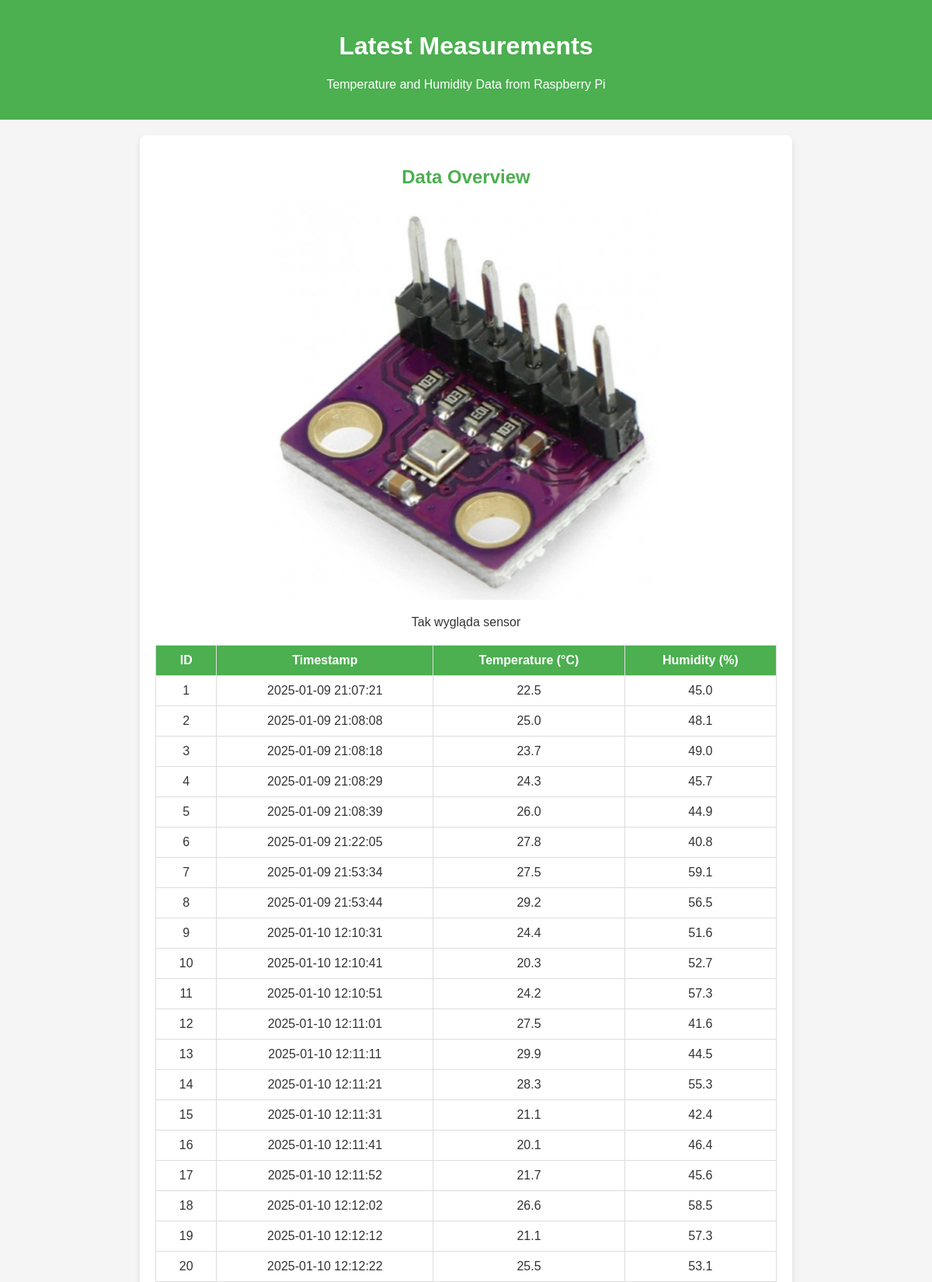
The app's page /history_page (upper part) with its own data.
### tables this page shows
CREATE TABLE weather_control (
            id INTEGER PRIMARY KEY AUTOINCREMENT,
            timestamp DATETIME DEFAULT CURRENT_TIMESTAMP,
            temperature REAL,
            humidity REAL
        );

### app.py (the view)
@app.route('/history_page')
def history_page():
    conn = sqlite3.connect(db_path)
    cursor = conn.cursor()
    cursor.execute("SELECT * FROM weather_control ORDER BY timestamp")
    measurements = cursor.fetchall()
    conn.close()
    return render_template('measurements.html', measurements=measurements)

### templates/measurements.html (shortened to what this page needs)
<!DOCTYPE html>
<html lang="en">
<head>
    <link rel="stylesheet" href="static/css/index.css">
</head>
<body>
    <header>
        <h1 class="welcome-msg">Latest Measurements</h1>
        <p>Temperature and Humidity Data from Raspberry Pi</p>
    </header>
    <div class="container">
        <h2>Data Overview</h2>
        <div class="image-container">
            <img src="static/images/weather.jpg" alt="Weather detector" class="resized-image">
            <p>Tak wygląda sensor</p>
        </div>
        <table>
            <thead>
                <tr>
                    <th>ID</th>
                    <th>Timestamp</th>
                    <th>Temperature (&deg;C)</th>
                    <th>Humidity (%)</th>
                </tr>
            </thead>
            <tbody>
                {% for measurement in measurements %}
                    <tr>
                        <td>{{ measurement[0] }}</td>
                        <td>{{ measurement[1] }}</td>
                        <td>{{ measurement[2] }}</td>
                        <td>{{ measurement[3] }}</td>
                    </tr>
                {% endfor %}
            </tbody>
        </table>
    </div>
</body>
</html>

### static/css/index.css (style rules this page uses)
body { font-family: Arial, sans-serif; margin: 0; padding: 0; background: #f5f5f5; color: #333; }
header { background: #4CAF50; color: white; padding: 20px 0; text-align: center; }
h1, h2 { color: #4CAF50; text-align: center; }
table { width: 100%; border-collapse: collapse; margin-top: 20px; }
table, th, td { border: 1px solid #ddd; }
th, td { padding: 10px; text-align: center; }
th { background: #4CAF50; color: white; }
.welcome-msg { color: white; font-size: 2rem; font-weight: bold; }
.container { max-width: 800px; margin: 20px auto; padding: 20px; background: white; border-radius: 8px; box-shadow: 0 4px 8px rgba(0, 0, 0, 0.1); }
.image-container { text-align: center; }
.resized-image { width: 100%; max-width: 500px; height: auto; }

### records on screen
weather_control: id "1", timestamp "2025-01-09 21:07:21", temperature "22.5", humidity "45.0"
weather_control: id "2", timestamp "2025-01-09 21:08:08", temperature "25.0", humidity "48.1"
weather_control: id "3", timestamp "2025-01-09 21:08:18", temperature "23.7", humidity "49.0"
weather_control: id "4", timestamp "2025-01-09 21:08:29", temperature "24.3", humidity "45.7"
weather_control: id "5", timestamp "2025-01-09 21:08:39", temperature "26.0", humidity "44.9"
weather_control: id "6", timestamp "2025-01-09 21:22:05", temperature "27.8", humidity "40.8"
weather_control: id "7", timestamp "2025-01-09 21:53:34", temperature "27.5", humidity "59.1"
weather_control: id "8", timestamp "2025-01-09 21:53:44", temperature "29.2", humidity "56.5"
weather_control: id "9", timestamp "2025-01-10 12:10:31", temperature "24.4", humidity "51.6"
weather_control: id "10", timestamp "2025-01-10 12:10:41", temperature "20.3", humidity "52.7"
weather_control: id "11", timestamp "2025-01-10 12:10:51", temperature "24.2", humidity "57.3"
weather_control: id "12", timestamp "2025-01-10 12:11:01", temperature "27.5", humidity "41.6"
weather_control: id "13", timestamp "2025-01-10 12:11:11", temperature "29.9", humidity "44.5"
weather_control: id "14", timestamp "2025-01-10 12:11:21", temperature "28.3", humidity "55.3"
weather_control: id "15", timestamp "2025-01-10 12:11:31", temperature "21.1", humidity "42.4"
weather_control: id "16", timestamp "2025-01-10 12:11:41", temperature "20.1", humidity "46.4"
weather_control: id "17", timestamp "2025-01-10 12:11:52", temperature "21.7", humidity "45.6"
weather_control: id "18", timestamp "2025-01-10 12:12:02", temperature "26.6", humidity "58.5"
weather_control: id "19", timestamp "2025-01-10 12:12:12", temperature "21.1", humidity "57.3"
weather_control: id "20", timestamp "2025-01-10 12:12:22", temperature "25.5", humidity "53.1"
